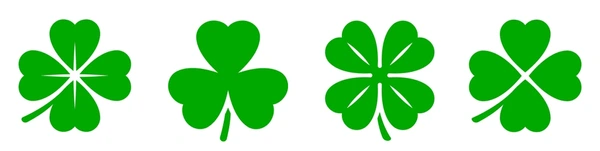
#> input picture Cloverleaf Bridge/data/cloverleaves.webp, 600 x 151 px
$ python -i preprocessing.py   (imports and definitions only)
#> lines starting #> are read from the running program, lines starting #| are printed output that depends on the picture; after the words box and inside, x2 and y2 are one past the last pixel; in counts of white or black regions, pixels touching at a corner belong together
#> further down, picture is the input picture: shape (151, 600, 3); mean B, G, R 165.6, 224, 165.7
### Cloverleaf Bridge/src/utils.py
from enum import Enum
import logging
import os

import cv2
import numpy as np
import matplotlib.pyplot as plt


def get_save_path() -> str:
    return "res"


class Colour(Enum):
    RED = "RED"
    BLUE = "BLUE"
    GREEN = "GREEN"


# [20 lines left out: functions load_image, load_cloverfield_image, not called in this run]


def show_image(img: np.ndarray, title: str, save: bool, **im_kwargs) -> None:
    logging.info(f"showing image - title: {title} ... ")
    plt.imshow(img, **im_kwargs)
    plt.title(title)
    plt.show(block=True)

    if not save:
        return

    file_path = os.path.join(get_save_path(), f"{title}.png")
    plt.imsave(file_path, img, **im_kwargs)
    logging.info(f"saved image to {file_path}")

### Cloverleaf Bridge/src/preprocessing.py
import cv2
import numpy as np

from src.utils import show_image


# TODO: consider creating an iterable of ops and applying them. Cleaner.
def preprocess_image(img: np.ndarray) -> np.ndarray:
    L = np.iinfo(img.dtype).max + 1
#> L = 256

    out = cv2.cvtColor(img, cv2.COLOR_BGR2GRAY)
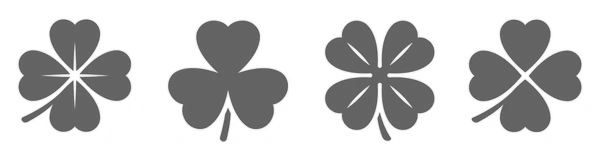
#> out: shape (151, 600); min 84, max 255, mean 199.9
    show_image(out, "gray", True, cmap="gray")
#> in show_image, `plt.imsave(file_path, img, **im_kwargs)`:
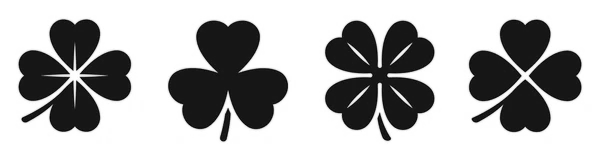
#> saved as gray.png: shape (151, 600, 3); min 0, max 255, mean 172.7

    out = cv2.GaussianBlur(out, (5, 5), 0)  # kernel size, sigma
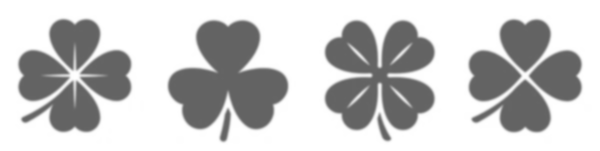
#> out: shape (151, 600); min 98, max 255, mean 199.8
    show_image(out, "blurred", True, cmap="gray")
#> call 2 of show_image, with title = 'blurred', save = True
#> in show_image (call 2), `plt.imsave(file_path, img, **im_kwargs)`:
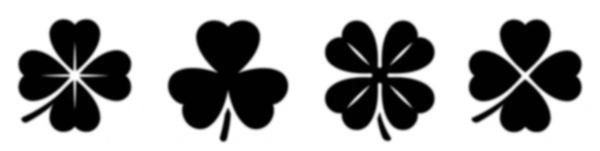
#> saved as blurred.png: shape (151, 600, 3); min 0, max 255, mean 165.3

    _, out = cv2.threshold(out, 0, L, cv2.THRESH_BINARY + cv2.THRESH_OTSU)
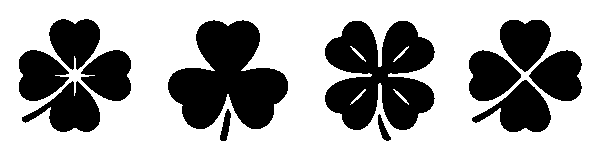
#> out: shape (151, 600); 64.6% white; 12 black regions, largest, box (x1, y1, x2, y2) and area: (325, 21, 435, 130) 8307, (168, 20, 288, 129) 8058, (472, 80, 551, 132) 2106
    show_image(out, "thresholded", True, cmap="gray")

    out = cv2.equalizeHist(out)
    show_image(out, "histogram equalised", True, cmap="gray")

    kernel = cv2.getStructuringElement(cv2.MORPH_ELLIPSE, (5, 5))
    out = cv2.morphologyEx(out, cv2.MORPH_CLOSE, kernel)
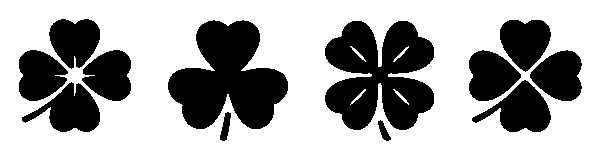
#> out: shape (151, 600); 64.7% white; 12 black regions, largest, box (x1, y1, x2, y2) and area: (325, 21, 434, 130) 8301, (168, 20, 288, 129) 8055, (472, 80, 551, 132) 2103
    show_image(out, "morphed", True, cmap="gray")

    out = cv2.Canny(out, 30, 150)  # threshold1, threshold2
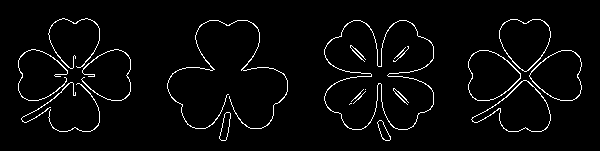
#> out: shape (151, 600); 3.4% white in thin lines or dots, all inside (x1, y1, x2, y2) = (18, 18, 582, 141)
    show_image(out, "edge detected", True, cmap="gray")

    return out

>>> import cv2
>>> picture = cv2.imread('../data/cloverleaves.webp')
>>> result = preprocess_image(picture)
